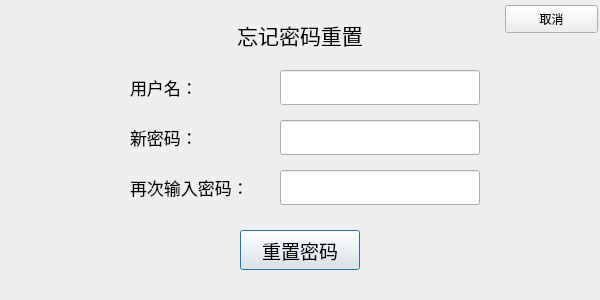
<?xml version="1.0" encoding="UTF-8"?>
<ui version="4.0">
 <class>ForgotPasswordDialog</class>
 <widget class="QDialog" name="ForgotPasswordDialog">
  <property name="geometry">
   <rect>
    <x>0</x>
    <y>0</y>
    <width>600</width>
    <height>300</height>
   </rect>
  </property>
  <property name="windowTitle">
   <string>Dialog</string>
  </property>
  <widget class="QPushButton" name="Register_pushButton">
   <property name="geometry">
    <rect>
     <x>240</x>
     <y>230</y>
     <width>120</width>
     <height>40</height>
    </rect>
   </property>
   <property name="font">
    <font>
     <family>楷体</family>
     <pointsize>14</pointsize>
    </font>
   </property>
   <property name="text">
    <string>重置密码</string>
   </property>
  </widget>
  <widget class="QLineEdit" name="NewPassword_lineEdit">
   <property name="geometry">
    <rect>
     <x>280</x>
     <y>120</y>
     <width>200</width>
     <height>35</height>
    </rect>
   </property>
   <property name="echoMode">
    <enum>QLineEdit::EchoMode::Password</enum>
   </property>
  </widget>
  <widget class="QLabel" name="ConfirmPassword_label">
   <property name="geometry">
    <rect>
     <x>130</x>
     <y>170</y>
     <width>150</width>
     <height>35</height>
    </rect>
   </property>
   <property name="font">
    <font>
     <family>楷体</family>
     <pointsize>13</pointsize>
    </font>
   </property>
   <property name="text">
    <string>再次输入密码：</string>
   </property>
  </widget>
  <widget class="QLineEdit" name="ConfirmPassword_lineEdit">
   <property name="geometry">
    <rect>
     <x>280</x>
     <y>170</y>
     <width>200</width>
     <height>35</height>
    </rect>
   </property>
   <property name="echoMode">
    <enum>QLineEdit::EchoMode::Password</enum>
   </property>
  </widget>
  <widget class="QLabel" name="UserName_label">
   <property name="geometry">
    <rect>
     <x>130</x>
     <y>70</y>
     <width>80</width>
     <height>35</height>
    </rect>
   </property>
   <property name="font">
    <font>
     <family>楷体</family>
     <pointsize>13</pointsize>
    </font>
   </property>
   <property name="text">
    <string>用户名：</string>
   </property>
  </widget>
  <widget class="QLineEdit" name="UserName_lineEdit">
   <property name="geometry">
    <rect>
     <x>280</x>
     <y>70</y>
     <width>200</width>
     <height>35</height>
    </rect>
   </property>
  </widget>
  <widget class="QPushButton" name="Cancel_pushButton">
   <property name="geometry">
    <rect>
     <x>505</x>
     <y>5</y>
     <width>93</width>
     <height>28</height>
    </rect>
   </property>
   <property name="text">
    <string>取消</string>
   </property>
  </widget>
  <widget class="QLabel" name="Title_label">
   <property name="geometry">
    <rect>
     <x>200</x>
     <y>20</y>
     <width>200</width>
     <height>30</height>
    </rect>
   </property>
   <property name="font">
    <font>
     <family>楷体</family>
     <pointsize>16</pointsize>
    </font>
   </property>
   <property name="text">
    <string>忘记密码重置</string>
   </property>
   <property name="alignment">
    <set>Qt::AlignmentFlag::AlignCenter</set>
   </property>
  </widget>
  <widget class="QLabel" name="NewPassword_label">
   <property name="geometry">
    <rect>
     <x>130</x>
     <y>120</y>
     <width>100</width>
     <height>35</height>
    </rect>
   </property>
   <property name="font">
    <font>
     <family>楷体</family>
     <pointsize>13</pointsize>
    </font>
   </property>
   <property name="text">
    <string>新密码：</string>
   </property>
  </widget>
 </widget>
 <resources/>
 <connections/>
</ui>
